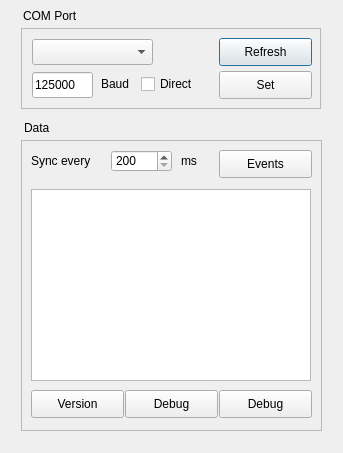
<?xml version="1.0" encoding="UTF-8"?>
<ui version="4.0">
 <class>Dialog</class>
 <widget class="QDialog" name="Dialog">
  <property name="geometry">
   <rect>
    <x>0</x>
    <y>0</y>
    <width>343</width>
    <height>453</height>
   </rect>
  </property>
  <property name="sizePolicy">
   <sizepolicy hsizetype="Minimum" vsizetype="Fixed">
    <horstretch>0</horstretch>
    <verstretch>0</verstretch>
   </sizepolicy>
  </property>
  <property name="windowTitle">
   <string>Dialog</string>
  </property>
  <widget class="QFrame" name="frame">
   <property name="geometry">
    <rect>
     <x>21</x>
     <y>28</y>
     <width>300</width>
     <height>81</height>
    </rect>
   </property>
   <property name="accessibleName">
    <string/>
   </property>
   <property name="frameShape">
    <enum>QFrame::StyledPanel</enum>
   </property>
   <property name="frameShadow">
    <enum>QFrame::Plain</enum>
   </property>
   <property name="midLineWidth">
    <number>1</number>
   </property>
   <widget class="QCheckBox" name="direct_checkBox">
    <property name="geometry">
     <rect>
      <x>120</x>
      <y>46</y>
      <width>81</width>
      <height>20</height>
     </rect>
    </property>
    <property name="text">
     <string>Direct</string>
    </property>
   </widget>
   <widget class="QPushButton" name="refresh_pushButton">
    <property name="geometry">
     <rect>
      <x>198</x>
      <y>10</y>
      <width>93</width>
      <height>28</height>
     </rect>
    </property>
    <property name="text">
     <string>Refresh</string>
    </property>
   </widget>
   <widget class="QPushButton" name="set_pushButton_2">
    <property name="geometry">
     <rect>
      <x>198</x>
      <y>43</y>
      <width>93</width>
      <height>28</height>
     </rect>
    </property>
    <property name="text">
     <string>Set</string>
    </property>
   </widget>
   <widget class="QLineEdit" name="baud_rate_lineEdit">
    <property name="geometry">
     <rect>
      <x>11</x>
      <y>44</y>
      <width>61</width>
      <height>26</height>
     </rect>
    </property>
    <property name="inputMask">
     <string extracomment="12"/>
    </property>
    <property name="text">
     <string>125000</string>
    </property>
    <property name="maxLength">
     <number>6</number>
    </property>
   </widget>
   <widget class="QComboBox" name="com_port_comboBox">
    <property name="geometry">
     <rect>
      <x>11</x>
      <y>11</y>
      <width>121</width>
      <height>26</height>
     </rect>
    </property>
   </widget>
   <widget class="QLabel" name="label">
    <property name="geometry">
     <rect>
      <x>80</x>
      <y>48</y>
      <width>41</width>
      <height>16</height>
     </rect>
    </property>
    <property name="text">
     <string>Baud</string>
    </property>
   </widget>
  </widget>
  <widget class="QFrame" name="frame_2">
   <property name="geometry">
    <rect>
     <x>21</x>
     <y>140</y>
     <width>301</width>
     <height>291</height>
    </rect>
   </property>
   <property name="sizePolicy">
    <sizepolicy hsizetype="Minimum" vsizetype="Minimum">
     <horstretch>0</horstretch>
     <verstretch>0</verstretch>
    </sizepolicy>
   </property>
   <property name="accessibleName">
    <string/>
   </property>
   <property name="frameShape">
    <enum>QFrame::StyledPanel</enum>
   </property>
   <property name="frameShadow">
    <enum>QFrame::Plain</enum>
   </property>
   <property name="midLineWidth">
    <number>1</number>
   </property>
   <widget class="QPushButton" name="events_pushButton_3">
    <property name="geometry">
     <rect>
      <x>198</x>
      <y>10</y>
      <width>93</width>
      <height>28</height>
     </rect>
    </property>
    <property name="text">
     <string>Events</string>
    </property>
   </widget>
   <widget class="QPushButton" name="version_pushButton_4">
    <property name="geometry">
     <rect>
      <x>10</x>
      <y>250</y>
      <width>93</width>
      <height>28</height>
     </rect>
    </property>
    <property name="text">
     <string>Version</string>
    </property>
   </widget>
   <widget class="QLabel" name="label_2">
    <property name="geometry">
     <rect>
      <x>10</x>
      <y>13</y>
      <width>81</width>
      <height>16</height>
     </rect>
    </property>
    <property name="text">
     <string>Sync every</string>
    </property>
   </widget>
   <widget class="QSpinBox" name="time_spinBox">
    <property name="geometry">
     <rect>
      <x>90</x>
      <y>10</y>
      <width>61</width>
      <height>22</height>
     </rect>
    </property>
    <property name="minimum">
     <number>200</number>
    </property>
    <property name="maximum">
     <number>999999</number>
    </property>
   </widget>
   <widget class="QLabel" name="label_3">
    <property name="geometry">
     <rect>
      <x>160</x>
      <y>13</y>
      <width>21</width>
      <height>16</height>
     </rect>
    </property>
    <property name="text">
     <string>ms</string>
    </property>
   </widget>
   <widget class="QPushButton" name="debug_pushButton_5">
    <property name="geometry">
     <rect>
      <x>198</x>
      <y>250</y>
      <width>93</width>
      <height>28</height>
     </rect>
    </property>
    <property name="text">
     <string>Debug</string>
    </property>
   </widget>
   <widget class="QPushButton" name="debug_pushButton_6">
    <property name="geometry">
     <rect>
      <x>104</x>
      <y>250</y>
      <width>93</width>
      <height>28</height>
     </rect>
    </property>
    <property name="text">
     <string>Debug</string>
    </property>
   </widget>
   <widget class="QTableWidget" name="tableWidget">
    <property name="geometry">
     <rect>
      <x>10</x>
      <y>49</y>
      <width>280</width>
      <height>192</height>
     </rect>
    </property>
    <property name="minimumSize">
     <size>
      <width>0</width>
      <height>0</height>
     </size>
    </property>
   </widget>
  </widget>
  <widget class="QLabel" name="label_4">
   <property name="geometry">
    <rect>
     <x>23</x>
     <y>8</y>
     <width>71</width>
     <height>16</height>
    </rect>
   </property>
   <property name="text">
    <string notr="true">COM Port</string>
   </property>
  </widget>
  <widget class="QLabel" name="label_5">
   <property name="geometry">
    <rect>
     <x>24</x>
     <y>120</y>
     <width>55</width>
     <height>16</height>
    </rect>
   </property>
   <property name="text">
    <string>Data</string>
   </property>
  </widget>
 </widget>
 <resources/>
 <connections/>
</ui>
